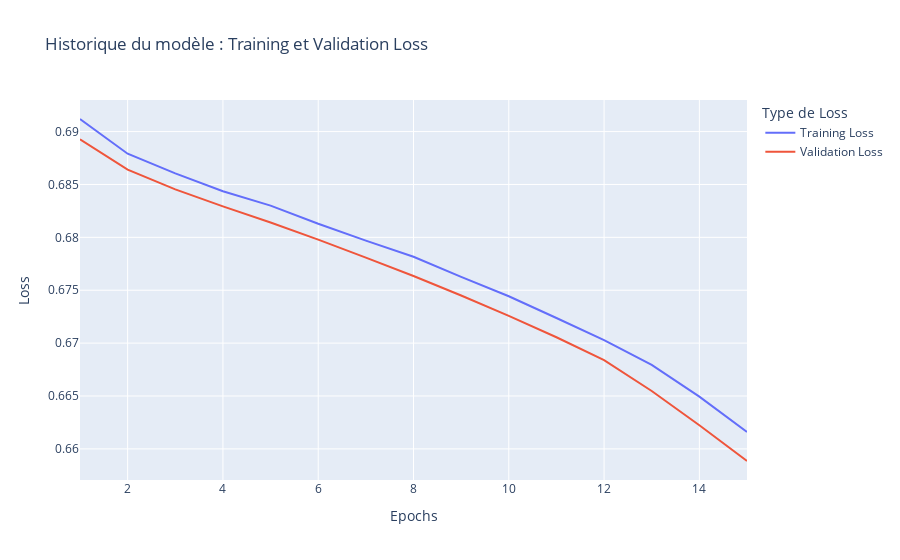
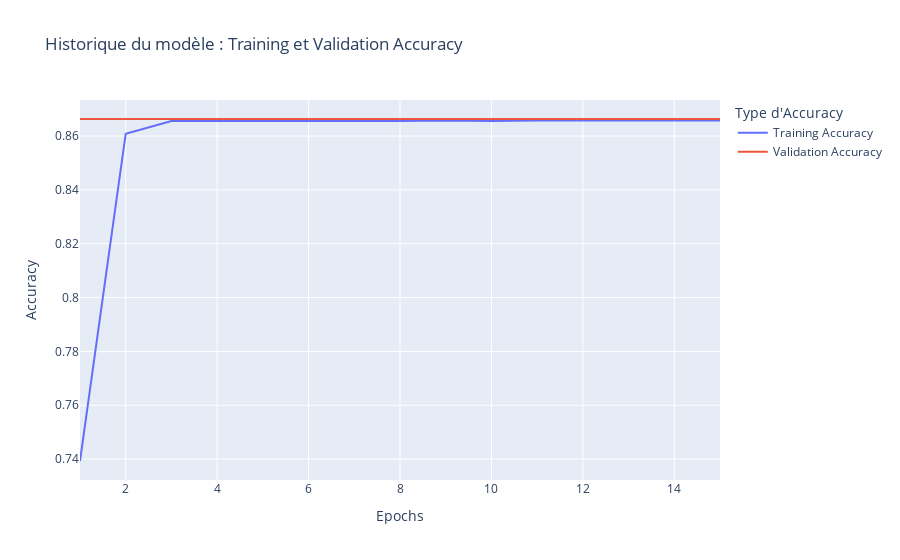

The notebook cell these images were saved under, in order:
### Code cell
# Extract data from history
history_dict = history_lstm.history
acc = history_dict['accuracy']
val_acc = history_dict['val_accuracy']
loss = history_dict['loss']
val_loss = history_dict['val_loss']

# Create a DataFrame for plotting
epochs = range(1, len(acc) + 1)
df_loss = pd.DataFrame({'Epochs': epochs, 'Training Loss': loss, 'Validation Loss': val_loss})
df_acc = pd.DataFrame({'Epochs': epochs, 'Training Accuracy': acc, 'Validation Accuracy': val_acc})

# Plot loss
fig_loss = px.line(df_loss, x='Epochs', y=['Training Loss', 'Validation Loss'],
                   title='Historique du modèle : Training et Validation Loss',
                   labels={'value': 'Loss', 'variable': 'Type de Loss'})
fig_loss.show()

# Plot accuracy
fig_acc = px.line(df_acc, x='Epochs', y=['Training Accuracy', 'Validation Accuracy'],
                  title='Historique du modèle : Training et Validation Accuracy',
                  labels={'value': 'Accuracy', 'variable': 'Type d\'Accuracy'})
fig_acc.show()

### Figure 1 — Plotly figure (JSON) as saved in the notebook; plotly's stock layout.template omitted (floating-point values rounded to 4 significant figures)
{"data": [{"hovertemplate": "Type de Loss=Training Loss<br>Epochs=%{x}<br>Loss=%{y}<extra></extra>", "legendgroup": "Training Loss", "line": {"color": "#636efa", "dash": "solid"}, "marker": {"symbol": "circle"}, "mode": "lines", "name": "Training Loss", "orientation": "v", "showlegend": true, "type": "scatter", "x": [1, 2, 3, 4, 5, 6, 7, 8, 9, 10, 11, 12, 13, 14, 15], "xaxis": "x", "y": [0.6912, 0.6879, 0.6861, 0.6844, 0.683, 0.6813, 0.6797, 0.6782, 0.6763, 0.6744, 0.6724, 0.6703, 0.6679, 0.6649, 0.6616], "yaxis": "y"}, {"hovertemplate": "Type de Loss=Validation Loss<br>Epochs=%{x}<br>Loss=%{y}<extra></extra>", "legendgroup": "Validation Loss", "line": {"color": "#EF553B", "dash": "solid"}, "marker": {"symbol": "circle"}, "mode": "lines", "name": "Validation Loss", "orientation": "v", "showlegend": true, "type": "scatter", "x": [1, 2, 3, 4, 5, 6, 7, 8, 9, 10, 11, 12, 13, 14, 15], "xaxis": "x", "y": [0.6893, 0.6864, 0.6845, 0.6829, 0.6814, 0.6798, 0.6781, 0.6764, 0.6745, 0.6726, 0.6706, 0.6684, 0.6655, 0.6622, 0.6589], "yaxis": "y"}], "layout": {"legend": {"title": {"text": "Type de Loss"}, "tracegroupgap": 0}, "title": {"text": "Historique du modèle : Training et Validation Loss"}, "xaxis": {"anchor": "y", "domain": [0, 1], "title": {"text": "Epochs"}}, "yaxis": {"anchor": "x", "domain": [0, 1], "title": {"text": "Loss"}}}}

### Figure 2 — Plotly figure (JSON) as saved in the notebook; plotly's stock layout.template omitted (floating-point values rounded to 4 significant figures)
{"data": [{"hovertemplate": "Type d'Accuracy=Training Accuracy<br>Epochs=%{x}<br>Accuracy=%{y}<extra></extra>", "legendgroup": "Training Accuracy", "line": {"color": "#636efa", "dash": "solid"}, "marker": {"symbol": "circle"}, "mode": "lines", "name": "Training Accuracy", "orientation": "v", "showlegend": true, "type": "scatter", "x": [1, 2, 3, 4, 5, 6, 7, 8, 9, 10, 11, 12, 13, 14, 15], "xaxis": "x", "y": [0.7393, 0.8609, 0.8656, 0.8656, 0.8654, 0.8656, 0.8654, 0.8656, 0.8658, 0.8656, 0.8658, 0.8658, 0.8658, 0.8658, 0.8658], "yaxis": "y"}, {"hovertemplate": "Type d'Accuracy=Validation Accuracy<br>Epochs=%{x}<br>Accuracy=%{y}<extra></extra>", "legendgroup": "Validation Accuracy", "line": {"color": "#EF553B", "dash": "solid"}, "marker": {"symbol": "circle"}, "mode": "lines", "name": "Validation Accuracy", "orientation": "v", "showlegend": true, "type": "scatter", "x": [1, 2, 3, 4, 5, 6, 7, 8, 9, 10, 11, 12, 13, 14, 15], "xaxis": "x", "y": [0.8664, 0.8664, 0.8664, 0.8664, 0.8664, 0.8664, 0.8664, 0.8664, 0.8664, 0.8664, 0.8664, 0.8664, 0.8664, 0.8664, 0.8664], "yaxis": "y"}], "layout": {"legend": {"title": {"text": "Type d'Accuracy"}, "tracegroupgap": 0}, "title": {"text": "Historique du modèle : Training et Validation Accuracy"}, "xaxis": {"anchor": "y", "domain": [0, 1], "title": {"text": "Epochs"}}, "yaxis": {"anchor": "x", "domain": [0, 1], "title": {"text": "Accuracy"}}}}
